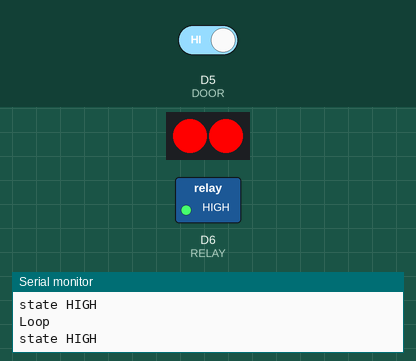
Simulated run of this program. Board: ESP8266 (Wemos D1 mini). Parts: 2 RGB LEDs in strip order, left to right, switched loads named in the program (green lamp = pin HIGH), the last lines printed to the serial monitor. The test bench sets the inputs (shaded band); at power-on: D5 (DOOR) HIGH.

Above: at 3.2 s.
3.3 s: D5 (DOOR) driven LOW
At 4.7 s:
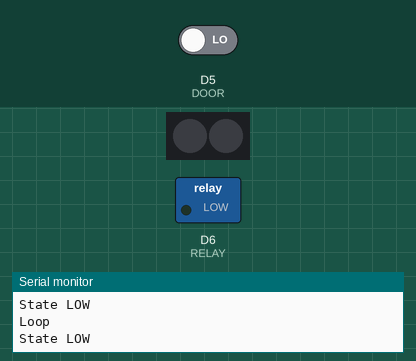
5.3 s: D5 (DOOR) driven HIGH
At 6.1 s:
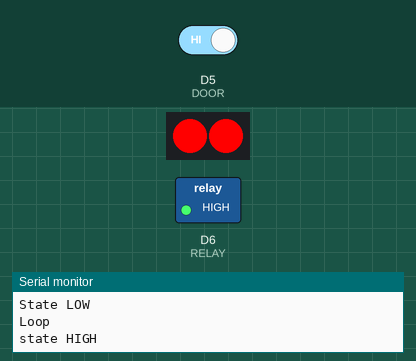
Timing chart, 0 to 8.3 s (numbered marks = the images above; inputs shaded):
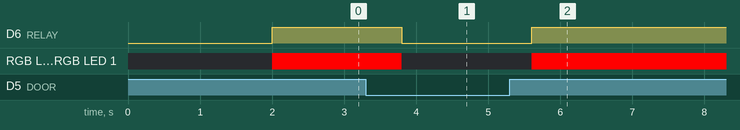

The program:

main.cpp
```cpp
// Use if you want to force the software SPI subsystem to be used for some
// reason (generally, you don't) #define FASTLED_FORCE_SOFTWARE_SPI Use if you
// want to force non-accelerated pin access (hint: you really don't, it breaks
// lots of things) #define FASTLED_FORCE_SOFTWARE_SPI #define
// FASTLED_FORCE_SOFTWARE_PINS
#include <FastLED.h>

///////////////////////////////////////////////////////////////////////////////////////////
//
// Move a white dot along the strip of leds.  This program simply shows how to
// configure the leds, and then how to turn a single pixel white and then off,
// moving down the line of pixels.
//

// How many leds are in the strip?
#define NUM_LEDS 2

// For led chips like WS2812, which have a data line, ground, and power, you
// just need to define DATA_PIN.  For led chipsets that are SPI based (four
// wires - data, clock, ground, and power), like the LPD8806 define both
// DATA_PIN and CLOCK_PIN Clock pin only needed for SPI based chipsets when not
// using hardware SPI
#define DATA_PIN D4
#define DOOR D5
#define RELAY D6

// #define CLOCK_PIN 13

// This is an array of leds.  One item for each led in your strip.
CRGB leds[NUM_LEDS];

// This function sets up the ledsand tells the controller about them
void setup()
{
  Serial.begin(9600);
  Serial.println("Starting");

  // sanity check delay - allows reprogramming if accidently blowing power
  // w/leds
  delay(2000);
  pinMode(RELAY, OUTPUT);
  digitalWrite(RELAY, LOW);
  pinMode(DOOR, INPUT_PULLUP);

  FastLED.addLeds<WS2812B, DATA_PIN, GRB>(leds, NUM_LEDS); // GRB
}

// This function runs over and over, and is where you do the magic to light
// your leds.
void led_on()
{
  // Turn the first led red for 1 second
  leds[0] = CRGB::Red;
  leds[1] = CRGB::Red;
  FastLED.show();
  delay(100);
}

void led_off()
{
  leds[0] = CRGB::Black;
  leds[1] = CRGB::Black;
  FastLED.show();
  delay(100);
}

int state;

void loop()
{
  // digitalWrite(RELAY, HIGH);

  Serial.println("Loop");
  state = digitalRead(DOOR);
  if (state == LOW)
  {
    Serial.println("State LOW");
    digitalWrite(RELAY, LOW);
    led_off();
  }
  else
  {
    Serial.println("state HIGH");
    digitalWrite(RELAY, HIGH);
    led_on();
  }

  delay(500);
  // digitalWrite(RELAY, LOW);
  // delay(500);

  // Turn the first led red for 1 second
}
```

Measured:
- after the input at 3.3 s, D6 (RELAY): HIGH → LOW after 0.50 s; RGB LED 0, RGB LED 1: RGB(255, 0, 0) → off after 0.50 s
- after the input at 5.3 s, D6 (RELAY): LOW → HIGH after 0.30 s; RGB LED 0, RGB LED 1: off → RGB(255, 0, 0) after 0.30 s
